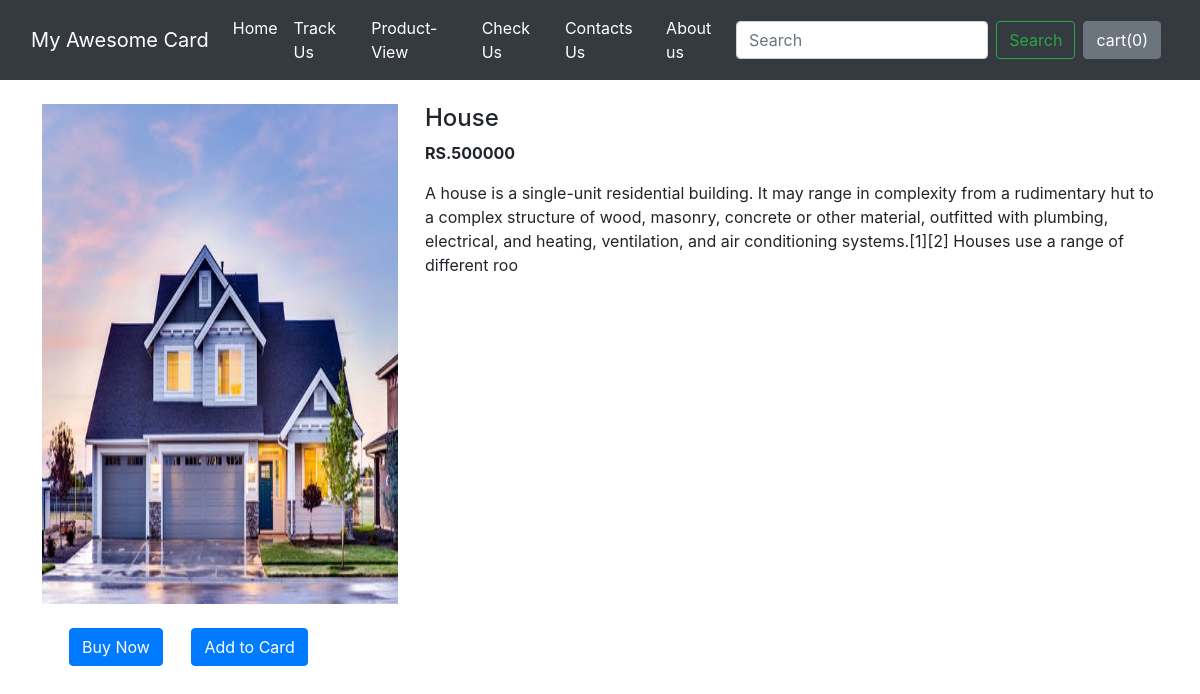
The app's page /shop/products/7 with its own data.
### shop/models.py (models this page shows)
class product(models.Model):
    product_id = models.AutoField
    product_name = models.CharField(max_length=50)
    category = models.CharField(max_length=50, default="")
    subcategory = models.CharField(max_length=50, default="")
    price = models.IntegerField(default=0)
    desc = models.CharField(max_length=300000)
    pub_date = models.DateField()
    image = models.ImageField(upload_to="shop/images", default="")
    def __str__(self):
        return self.product_name

### shop/views.py (the view)
# urls.py: path("products/<int:myid>", views.productview, name="ProductView"),
def productview(request, myid):
    prod = product.objects.filter(id = myid)
    print(prod)
    return render(request,'shop/productview.html', {'product':prod[0]})

### shop/templates/shop/productview.html (shortened to what this page needs)
{% extends 'shop/base.html' %}
{% block body %}
<div class="container my-4">
    <div class="row">
        <div class="col-md-4">
            <div class="row">
                <img src="/media/{{product.image}}" height="500px" width="400px">
            </div>
            <button class="btn btn-primary mx-4 my-4">Buy Now</button>
            <button class="btn btn-primary my-4 ">Add to Card</button>
        </div>
        <div class="col-md-8 ">
            <h4>{{product.product_name}}</h4>
            <p><b>RS.{{product.price}}</b></p>
            <p>{{product.desc}}</p>
        </div>
    </div>
</div>
{%endblock %}

### records on screen
product: image (picture), product_name "House", price "500000", desc "A house is a single-unit residential building. It may range in complexity from a rudimentary hut to a complex structure of wood, masonry, concrete or other material, outfitted with plumbing, electrical, and heating, ventilation, and air conditioning systems.[1][2] Houses use a range of different roo"
